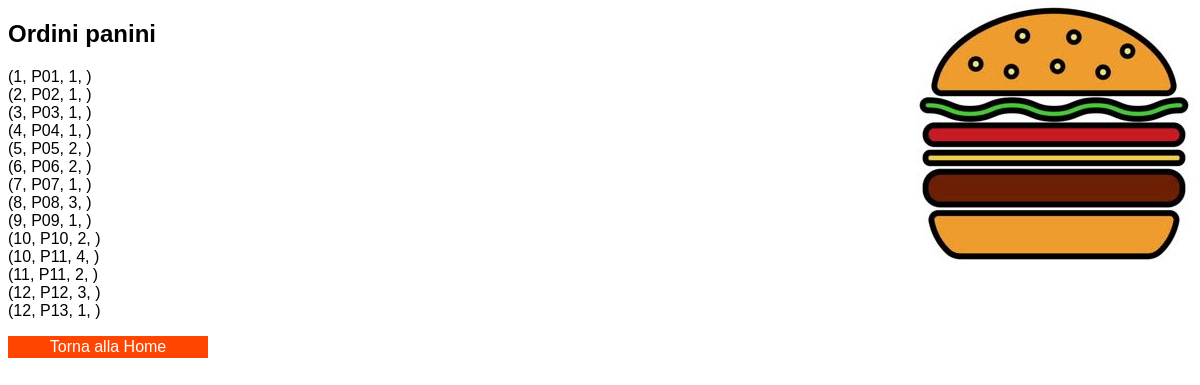
Page /assets/php/select_Ordine_Pan.php on the committed database.
### tables this page shows
CREATE TABLE IF NOT EXISTS ordine_pan(
	ID_Prenotazione BIGINT(12) UNSIGNED,
	ID_Panino VARCHAR(8) DEFAULT 'P00',
	Quantità BIGINT(12) UNSIGNED DEFAULT 1,
	note VARCHAR(32) DEFAULT NULL,
	PRIMARY KEY(ID_Prenotazione, ID_Panino)
);

### assets/php/select_Ordine_Pan.php (the view, shortened to what this page needs)
<?php
	include_once 'dbh.php';
	mysqli_set_charset($conn, "utf8");
?>
<!DOCTYPE html>
<html lang=ita>
<head><meta charset="utf-8">
	<link rel="stylesheet" type="text/css" href="../css/style.css">
</head>
<body>
	<h2>Ordini panini</h2>
	<?php
		$sql = "SELECT * FROM ordine_pan;";
		$result = mysqli_query($conn, $sql);
		$resultCheck = mysqli_num_rows($result);
		if ($resultCheck > 0) {
			while($row = mysqli_fetch_assoc($result)){
				echo "(".$row['ID_Prenotazione'].", ".$row['ID_Panino'].", ".$row['Quantità'].", ".$row['note'].")<br>";
			}
		}
	?>
	<div class="vertical-menu">
		<a href="../../index.php" class=active>Torna alla Home</a>
	</div>
</body>
</html>

### assets/css/style.css (style rules this page uses)
body { background-color: white; background-image: url("../img/bg.jpg"); background-position: right top; background-repeat: no-repeat; background-attachment: fixed; font-family: tahoma, sans-serif; }
.vertical-menu { width: 200px; }
.vertical-menu a { background-color: #F0E68C; color: black; display: block; padding: 2px; text-decoration: none; }
.vertical-menu a.active { background-color: #FF4500; color: white; text-align: center; }

### rows in the picture
ordine_pan: ID_Prenotazione "1", ID_Panino "P01", Quantità "1"
ordine_pan: ID_Prenotazione "2", ID_Panino "P02", Quantità "1"
ordine_pan: ID_Prenotazione "3", ID_Panino "P03", Quantità "1"
ordine_pan: ID_Prenotazione "4", ID_Panino "P04", Quantità "1"
ordine_pan: ID_Prenotazione "5", ID_Panino "P05", Quantità "2"
ordine_pan: ID_Prenotazione "6", ID_Panino "P06", Quantità "2"
ordine_pan: ID_Prenotazione "7", ID_Panino "P07", Quantità "1"
ordine_pan: ID_Prenotazione "8", ID_Panino "P08", Quantità "3"
ordine_pan: ID_Prenotazione "9", ID_Panino "P09", Quantità "1"
ordine_pan: ID_Prenotazione "10", ID_Panino "P10", Quantità "2"
ordine_pan: ID_Prenotazione "10", ID_Panino "P11", Quantità "4"
ordine_pan: ID_Prenotazione "11", ID_Panino "P11", Quantità "2"
ordine_pan: ID_Prenotazione "12", ID_Panino "P12", Quantità "3"
ordine_pan: ID_Prenotazione "12", ID_Panino "P13", Quantità "1"
